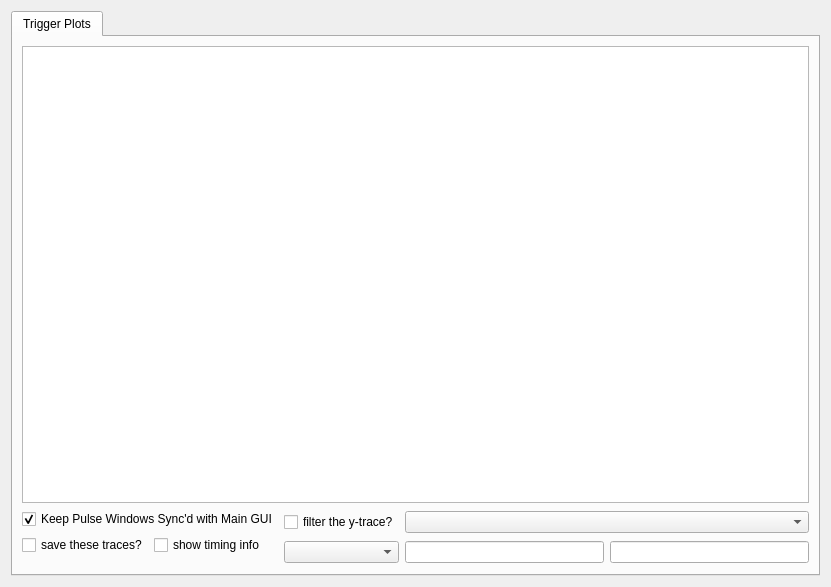
<?xml version="1.0" encoding="UTF-8"?>
<ui version="4.0">
 <class>JetMFLISWTriggerViewer</class>
 <widget class="QDialog" name="JetMFLISWTriggerViewer">
  <property name="geometry">
   <rect>
    <x>0</x>
    <y>0</y>
    <width>831</width>
    <height>587</height>
   </rect>
  </property>
  <property name="windowTitle">
   <string>Jet MFLI SWTrig Viewer</string>
  </property>
  <layout class="QVBoxLayout" name="verticalLayout_2">
   <item>
    <widget class="QTabWidget" name="tabWidget">
     <property name="currentIndex">
      <number>0</number>
     </property>
     <widget class="QWidget" name="tab_triggerPlots">
      <attribute name="title">
       <string>Trigger Plots</string>
      </attribute>
      <layout class="QVBoxLayout" name="verticalLayout_3">
       <item>
        <widget class="ScaledPlotWidget" name="triggerPlotFig"/>
       </item>
       <item>
        <layout class="QHBoxLayout" name="horizontalLayout">
         <item>
          <layout class="QVBoxLayout" name="verticalLayout">
           <item>
            <widget class="QCheckBox" name="check_syncRegionsWithParent">
             <property name="text">
              <string>Keep Pulse Windows Sync'd with Main GUI</string>
             </property>
             <property name="checked">
              <bool>true</bool>
             </property>
            </widget>
           </item>
           <item>
            <layout class="QHBoxLayout" name="horizontalLayout_3">
             <property name="bottomMargin">
              <number>10</number>
             </property>
             <item>
              <widget class="QCheckBox" name="check_saveTraces">
               <property name="text">
                <string>save these traces?</string>
               </property>
              </widget>
             </item>
             <item>
              <widget class="QCheckBox" name="check_showTiming">
               <property name="text">
                <string>show timing info</string>
               </property>
              </widget>
             </item>
            </layout>
           </item>
          </layout>
         </item>
         <item>
          <layout class="QGridLayout" name="gridLayout">
           <item row="0" column="0">
            <widget class="QCheckBox" name="check_useFilter1">
             <property name="text">
              <string>filter the y-trace?</string>
             </property>
            </widget>
           </item>
           <item row="1" column="0">
            <widget class="QComboBox" name="combo_filterType"/>
           </item>
           <item row="1" column="1">
            <layout class="QHBoxLayout" name="horizontalLayout_2">
             <item>
              <widget class="ScrollableText" name="txt_filterCoeff1"/>
             </item>
             <item>
              <widget class="ScrollableText" name="txt_filterCoeff2"/>
             </item>
            </layout>
           </item>
           <item row="0" column="1">
            <widget class="QComboBox" name="combo_useFilter2"/>
           </item>
          </layout>
         </item>
        </layout>
       </item>
      </layout>
     </widget>
    </widget>
   </item>
  </layout>
 </widget>
 <customwidgets>
  <customwidget>
   <class>ScaledPlotWidget</class>
   <extends>QGraphicsView</extends>
   <header>Widgets</header>
  </customwidget>
  <customwidget>
   <class>ScrollableText</class>
   <extends>QLineEdit</extends>
   <header>Widgets</header>
  </customwidget>
 </customwidgets>
 <resources/>
 <connections/>
</ui>
